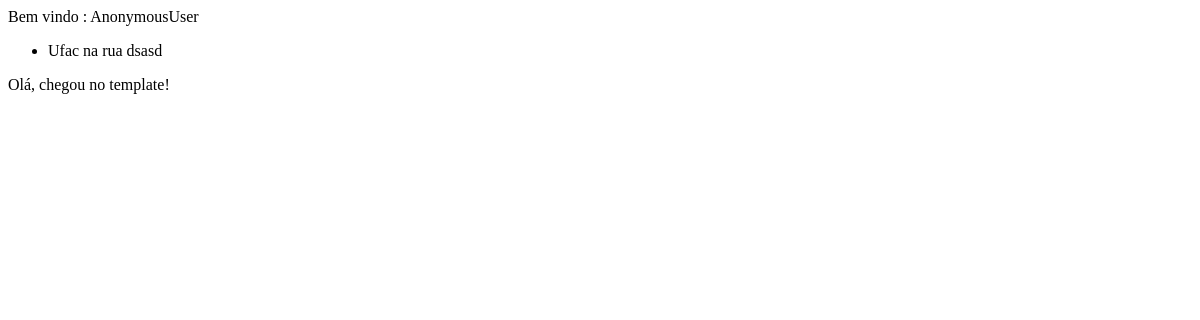
/locais/, run on an earlier commit of the app's database.
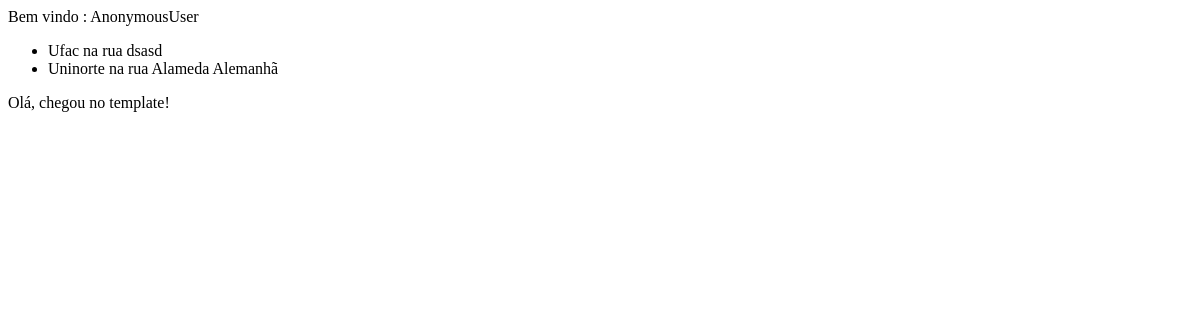
And on a later commit of the database.
### agenda/models.py (models this page shows)
class Local(models.Model):
    nome = models.CharField(max_length=255)
    rua = models.CharField(max_length=255, null=True, blank=True)
    numero = models.IntegerField(null=True, blank=True)
    foto = models.ImageField(upload_to='ft_locais', null=True, blank=True)
    def __str__(self):
        return f'{self.nome} na rua {self.rua}'
    class Meta:
        verbose_name_plural = "Locais"

### agenda/views.py (the view)
# urls.py: path('locais/',lista_locais,name='locais')
def lista_locais(request):
  locais = Local.objects.all()
  teste = request.user
  if  request.user == 'AnonymousUser':
    teste = 'Não logado'
  context = {
    'locais':locais,
    'usuario':teste
  }
  template = loader.get_template('locais.html')
  return HttpResponse(template.render(context,request))

### agenda/Templates/locais.html (shortened to what this page needs)
<!DOCTYPE html>
<html>
    <head>
        <link rel="stylesheet" href="">
    </head>
    <body>
        Bem vindo : {% if usuario %}   {{usuario}} {%else%}  <p>Sem usuario logado</p> {%endif%}
        <ul>
        {%for local in locais%}
            <li>{{local}}</li>
        {%endfor%}
        </ul>
        <p>Olá, chegou no template!</p>
    </body>
</html>

What changed in the data, as far as the page shows it:
added Local: nome+rua "Uninorte na rua Alameda Alemanhã"
